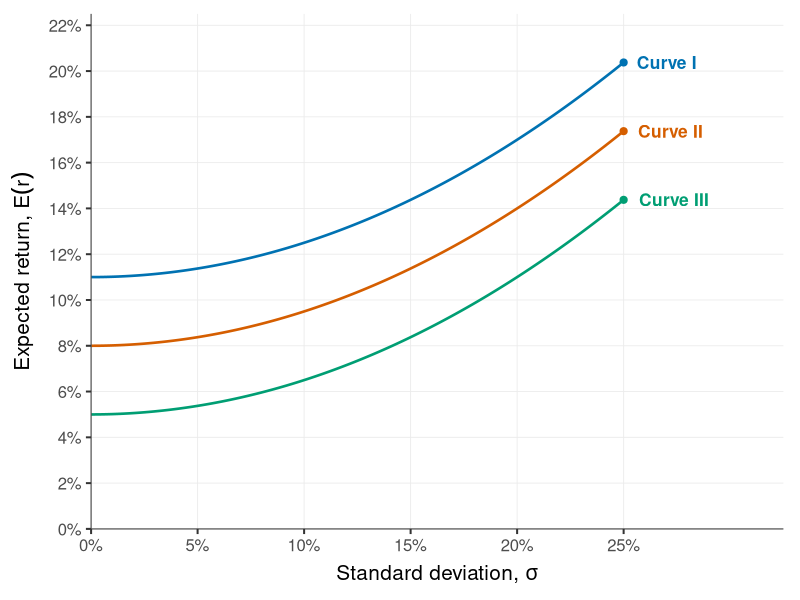

Generate this figure with R: (Note: this script raises an error after producing the figure.)
## ---- chunk 1
#| label: indifference-map
#| include: false
# Builds images/indifference_map_quiz.png, the figure used in Q11.
#
# Three curves E(r) = U + 0.5 * A * sigma^2 with the SAME A = 3 but different U:
# one investor's indifference map. Equal curvature means the curves are vertical
# shifts of one another and can never cross, so the highest curve is the highest
# utility at every level of risk. 

library(ggplot2)

A_common <- 3
map_curves <- data.frame(
    curve = factor(c("I", "II", "III"), levels = c("I", "II", "III")),
    U     = c(0.11, 0.08, 0.05)
)

sigma <- seq(0, 0.25, length.out = 400)
dat_map <- do.call(rbind, lapply(seq_len(nrow(map_curves)), function(i) {
    data.frame(curve = map_curves$curve[i],
               sigma = sigma,
               er    = map_curves$U[i] + 0.5 * A_common * sigma^2)
}))

lab_map <- data.frame(
    curve = map_curves$curve,
    sigma = 0.25,
    er    = map_curves$U + 0.5 * A_common * 0.25^2,
    text  = paste("Curve", map_curves$curve)
)

pal_map <- c("I" = "#0072B2", "II" = "#D55E00", "III" = "#009E73")

p_map <- ggplot(dat_map, aes(sigma, er, colour = curve)) +
    geom_line(linewidth = 0.9) +
    geom_point(data = lab_map, size = 2.1, show.legend = FALSE) +
    geom_text(data = lab_map, aes(label = text), hjust = -0.22, size = 4.4,
              fontface = "bold", show.legend = FALSE) +
    scale_colour_manual(values = pal_map) +
    scale_x_continuous(labels = function(x) paste0(x * 100, "%"),
                       breaks = seq(0, 0.25, 0.05),
                       limits = c(0, 0.325), expand = c(0, 0)) +
    scale_y_continuous(labels = function(x) paste0(x * 100, "%"),
                       breaks = seq(0, 0.22, 0.02),
                       limits = c(0, 0.225), expand = c(0, 0)) +
    labs(x = expression(paste("Standard deviation, ", sigma)),
         y = expression(paste("Expected return, ", E(r)))) +
    theme_classic(base_size = 15) +
    theme(
        legend.position = "none",
        axis.title.x = element_text(margin = margin(t = 7)),
        axis.title.y = element_text(margin = margin(r = 7)),
        panel.grid.major = element_line(colour = "grey92", linewidth = 0.3),
        axis.line = element_line(colour = "grey30", linewidth = 0.4),
        plot.margin = margin(10, 12, 8, 8)
    )

dir.create("images", showWarnings = FALSE)
ggsave("images/indifference_map_quiz.png", p_map,
       width = 6.8, height = 4.1, dpi = 300, bg = "white")
## ---- chunk 2
knitr::include_graphics("images/indifference_map_quiz.png")
## ---- chunk 3
#| label: indifference-curves
#| include: false
# Builds images/indifference_curves_quiz.png, the figure used in Q11-Q13.
#
# Each curve is E(r) = U + 0.5 * A * sigma^2, the locus of (sigma, E(r)) pairs
# giving one investor the same utility score U:
#   curvature <-> risk aversion A  (convex A > 0, flat A = 0, concave A < 0)
#   intercept <-> utility score U  (value of E(r) at sigma = 0)
#
# The parameters are chosen so the two readings give different rankings:
# curve 3 is the most convex (largest A) but curve 1 has the highest intercept
# (largest U), and the two cross at sigma = 14.1%.
library(ggplot2)

curves <- data.frame(
    curve = factor(1:4),
    A     = c(2, 0, 5, -2),
    U     = c(0.09, 0.04, 0.06, 0.07)
)

sigma <- seq(0, 0.25, length.out = 400)
dat <- do.call(rbind, lapply(seq_len(nrow(curves)), function(i) {
    data.frame(curve = curves$curve[i],
               sigma = sigma,
               er    = curves$U[i] + 0.5 * curves$A[i] * sigma^2)
}))

# label placed at the right end of each curve
lab <- do.call(rbind, lapply(seq_len(nrow(curves)), function(i) {
    data.frame(curve = curves$curve[i],
               sigma = 0.25,
               er    = curves$U[i] + 0.5 * curves$A[i] * 0.25^2,
               text  = paste("Curve", curves$curve[i]))
}))

pal <- c("1" = "#0072B2", "2" = "#009E73", "3" = "#D55E00", "4" = "#CC79A7")

p <- ggplot(dat, aes(sigma, er, colour = curve)) +
    geom_line(linewidth = 0.9) +
    geom_point(data = lab, size = 2.1, show.legend = FALSE) +
    geom_text(data = lab, aes(label = text), hjust = -0.22, size = 4.4,
              fontface = "bold", show.legend = FALSE) +
    scale_colour_manual(values = pal) +
    scale_x_continuous(labels = function(x) paste0(x * 100, "%"),
                       breaks = seq(0, 0.25, 0.05),
                       limits = c(0, 0.315), expand = c(0, 0)) +
    scale_y_continuous(labels = function(x) paste0(x * 100, "%"),
                       breaks = seq(0, 0.22, 0.02),
                       limits = c(0, 0.225), expand = c(0, 0)) +
    labs(x = expression(paste("Standard deviation, ", sigma)),
         y = expression(paste("Expected return, ", E(r)))) +
    theme_classic(base_size = 15) +
    theme(
        legend.position = "none",
        axis.title.x = element_text(margin = margin(t = 7)),
        axis.title.y = element_text(margin = margin(r = 7)),
        panel.grid.major = element_line(colour = "grey92", linewidth = 0.3),
        axis.line = element_line(colour = "grey30", linewidth = 0.4),
        plot.margin = margin(10, 12, 8, 8)
    )

dir.create("images", showWarnings = FALSE)
ggsave("images/indifference_curves_quiz.png", p,
       width = 6.8, height = 4.1, dpi = 300, bg = "white")
## ---- chunk 4
#| fig.cap: "Indifference curves for four investors with different risk aversion and utility scores."
#| out.width: "80%"
knitr::include_graphics("images/indifference_curves_quiz.png")
